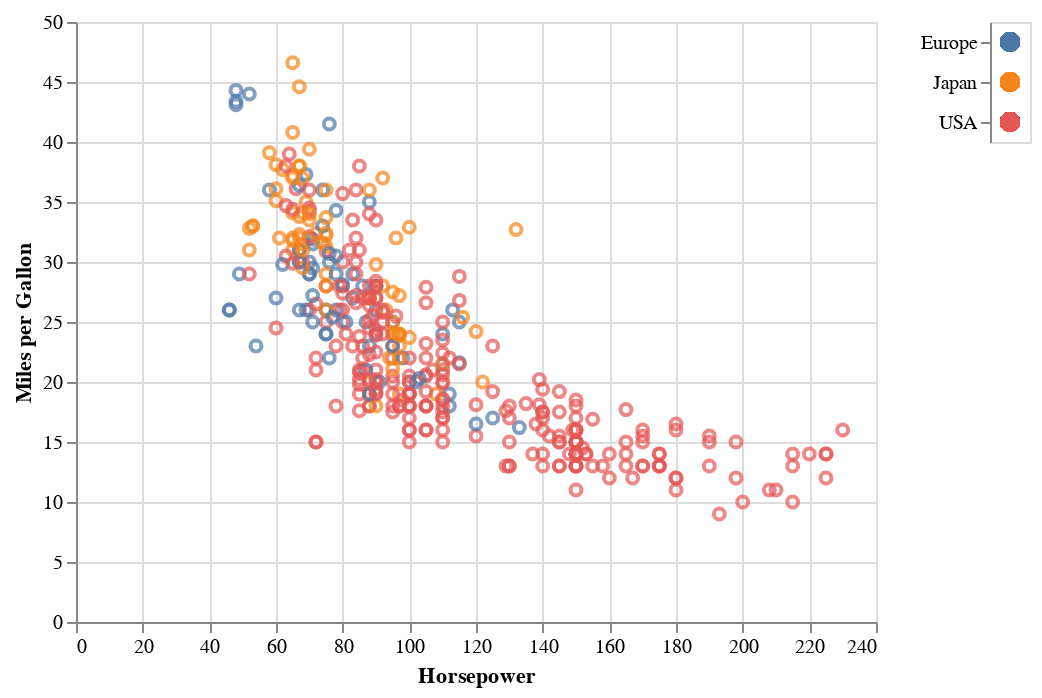

Notebook cell for this chart:
### Markdown cell above
This is a hack to make a clickable legend.

### Code cell
click = alt.selection_multi(encodings=['color'])

scatter = alt.Chart(cars).mark_point().encode(
    x=alt.X('Horsepower:Q', title="Horsepower"),
    y=alt.Y('Miles_per_Gallon:Q', title="Miles per Gallon"),
    color=alt.Color('Origin:N', legend=None)
).transform_filter(
    click
)

legend = alt.Chart(cars).mark_circle(size=100).encode(
    y=alt.Y('Origin', title=""),
    color=alt.condition(click, 'Origin', alt.value('lightgray'), legend=None)
).properties(
    selection=click
)

scatter | legend

### Figure 1 — Vega-Lite specification as saved in the notebook (floating-point values rounded to 4 significant figures; data arrays with more than 128 entries replaced by an {"elided": "..."} marker saying what was removed)
{"config": {"view": {"continuousWidth": 400, "continuousHeight": 300}}, "hconcat": [{"mark": "point", "encoding": {"color": {"type": "nominal", "field": "Origin", "legend": null}, "x": {"type": "quantitative", "field": "Horsepower", "title": "Horsepower"}, "y": {"type": "quantitative", "field": "Miles_per_Gallon", "title": "Miles per Gallon"}}, "transform": [{"filter": {"selection": "selector002"}}]}, {"mark": {"type": "circle", "size": 100}, "encoding": {"color": {"condition": {"type": "nominal", "field": "Origin", "legend": null, "selection": "selector002"}, "value": "lightgray"}, "y": {"type": "nominal", "field": "Origin", "title": ""}}, "selection": {"selector002": {"type": "multi", "encodings": ["color"]}}}], "data": {"name": "data-f02450ab61490a1363517a0190416235"}, "$schema": "https://vega.github.io/schema/vega-lite/v4.0.0.json", "datasets": {"data-f02450ab61490a1363517a0190416235": {"elided": "406 records"}}}
